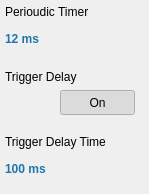
      <widget class="QWidget" name="PerTimer">
       <widget class="SA_ClickedWidget" name="Peri_Timer" native="true">
        <property name="geometry">
         <rect>
          <x>0</x>
          <y>0</y>
          <width>140</width>
          <height>55</height>
         </rect>
        </property>
        <property name="focusPolicy">
         <enum>Qt::StrongFocus</enum>
        </property>
        <property name="styleSheet">
         <string notr="true"/>
        </property>
        <widget class="QLabel" name="Title_Peri_Timer">
         <property name="geometry">
          <rect>
           <x>5</x>
           <y>1</y>
           <width>121</width>
           <height>22</height>
          </rect>
         </property>
         <property name="text">
          <string>Perioudic Timer</string>
         </property>
        </widget>
        <widget class="QLabel" name="value_Peri_Timer">
         <property name="geometry">
          <rect>
           <x>5</x>
           <y>28</y>
           <width>121</width>
           <height>22</height>
          </rect>
         </property>
         <property name="styleSheet">
          <string notr="true">QLabel
{
	font:75 13px &quot;Arial&quot;;
   font-weight:bold;
	color: rgba(31, 118, 170, 1);
}
</string>
         </property>
         <property name="text">
          <string>12 ms</string>
         </property>
        </widget>
       </widget>
       <widget class="SA_ClickedWidget" name="Peri_DelayOn" native="true">
        <property name="geometry">
         <rect>
          <x>0</x>
          <y>65</y>
          <width>140</width>
          <height>55</height>
         </rect>
        </property>
        <property name="focusPolicy">
         <enum>Qt::StrongFocus</enum>
        </property>
        <property name="styleSheet">
         <string notr="true"/>
        </property>
        <widget class="QLabel" name="Title_Peri_DelayOn">
         <property name="geometry">
          <rect>
           <x>5</x>
           <y>1</y>
           <width>121</width>
           <height>22</height>
          </rect>
         </property>
         <property name="text">
          <string>Trigger Delay</string>
         </property>
        </widget>
        <widget class="QPushButton" name="value_Peri_DelayOn">
         <property name="geometry">
          <rect>
           <x>60</x>
           <y>25</y>
           <width>75</width>
           <height>25</height>
          </rect>
         </property>
         <property name="focusPolicy">
          <enum>Qt::NoFocus</enum>
         </property>
         <property name="styleSheet">
          <string notr="true">

/*******************indoor**********************/
#SA_Dialog_AllSetup[status=&quot;indoor&quot;] QPushButton
{
	font:75 12px &quot;Arial&quot;;
   font-weight:bold;
	text-align:left;
	padding-left:36px;
	color:rgba(148, 148, 148, 1);
	border-image: url(:/sa/image/toggle_off.png);
}
#SA_Dialog_AllSetup[status=&quot;indoor&quot;] QPushButton:checked
{	
	padding-left:20px;
	color:rgba(57, 57, 57, 1);
	border-image: url(:/sa/image/toggle_on.png);
}

/*******************outdoor**********************/
#SA_Dialog_AllSetup[status=&quot;outdoor&quot;] QPushButton
{
	font:75 12px &quot;Arial&quot;;
   font-weight:bold;
	text-align:left;
	padding-left:36px;
	color:rgba(148, 148, 148, 1);
	border-image: url(:/sa/image/toggle_off.png);
}
#SA_Dialog_AllSetup[status=&quot;outdoor&quot;] QPushButton:checked
{	
	padding-left:20px;
	color:rgba(57, 57, 57, 1);
	border-image: url(:/sa/image/toggle_on.png);
}

/*******************night**********************/
#SA_Dialog_AllSetup[status=&quot;night&quot;] QPushButton
{
	font:75 12px &quot;Arial&quot;;
   font-weight:bold;
	text-align:left;
	padding-left:36px;
	color:rgba(148, 148, 148, 1);
	border-image: url(:/sa/image/night/toggle_off.png);
}
#SA_Dialog_AllSetup[status=&quot;night&quot;] QPushButton:checked
{	
	padding-left:20px;
	color:rgba(56,49,37,1);
	border-image: url(:/sa/image/night/toggle_on.png);
}</string>
         </property>
         <property name="text">
          <string>On</string>
         </property>
         <property name="checkable">
          <bool>true</bool>
         </property>
         <property name="checked">
          <bool>true</bool>
         </property>
        </widget>
       </widget>
       <widget class="SA_ClickedWidget" name="Peri_DelayTime" native="true">
        <property name="geometry">
         <rect>
          <x>0</x>
          <y>130</y>
          <width>140</width>
          <height>55</height>
         </rect>
        </property>
        <property name="focusPolicy">
         <enum>Qt::StrongFocus</enum>
        </property>
        <property name="styleSheet">
         <string notr="true"/>
        </property>
        <widget class="QLabel" name="Title_Peri_DelayTime">
         <property name="geometry">
          <rect>
           <x>5</x>
           <y>1</y>
           <width>121</width>
           <height>22</height>
          </rect>
         </property>
         <property name="text">
          <string>Trigger Delay Time</string>
         </property>
        </widget>
        <widget class="QLabel" name="value_Peri_DelayTime">
         <property name="geometry">
          <rect>
           <x>5</x>
           <y>28</y>
           <width>121</width>
           <height>22</height>
          </rect>
         </property>
         <property name="styleSheet">
          <string notr="true">QLabel
{
	font:75 13px &quot;Arial&quot;;
   font-weight:bold;
	color: rgba(31, 118, 170, 1);
}
</string>
         </property>
         <property name="text">
          <string>100 ms</string>
         </property>
        </widget>
       </widget>
      </widget>
